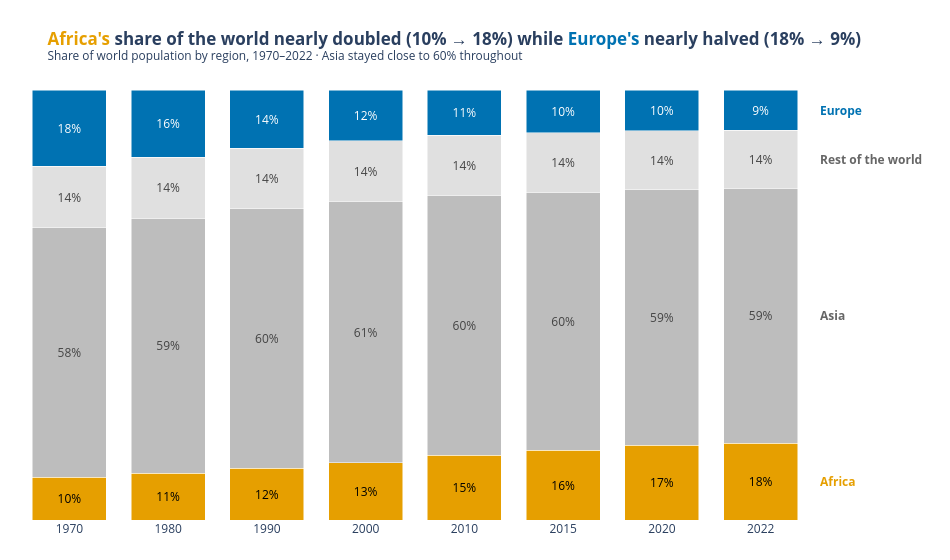

Notebook code cell kept with this figure:
### Markdown cell above
**Chart choice & justification:** *Which chart did you choose, and why? Justify design choices.

*YOUR ANSWER HERE*

### Code cell
# Q7
keep = ['Africa', 'Asia', 'Europe']
shares = (df_long.assign(Group=df_long['Continent'].where(df_long['Continent'].isin(keep),
                                                          'Rest of the world'))
                 .groupby(['Year', 'Group'], as_index=False)['Population'].sum())
shares['Share (%)'] = shares['Population'] / shares.groupby('Year')['Population'].transform('sum') * 100

s = shares.pivot(index='Year', columns='Group', values='Share (%)')

order = ['Africa', 'Asia', 'Rest of the world', 'Europe']          
colors = {'Africa': '#E69F00', 'Europe': '#0072B2',               
          'Asia': '#BDBDBD', 'Rest of the world': '#E0E0E0'}       

fig = px.bar(shares, x='Year', y='Share (%)', color='Group',
             category_orders={'Group': order},
             color_discrete_map=colors,
             text=shares['Share (%)'].map(lambda v: f'{v:.0f}%'),
             template='plotly_white',
             title=f'<b><span style="color:#E69F00">Africa\'s</span> share of the world nearly doubled '
                   f'({s.loc[1970, "Africa"]:.0f}% → {s.loc[2022, "Africa"]:.0f}%) while '
                   f'<span style="color:#0072B2">Europe\'s</span> nearly halved '
                   f'({s.loc[1970, "Europe"]:.0f}% → {s.loc[2022, "Europe"]:.0f}%)</b>'
                   f'<br><sup>Share of world population by region, 1970–2022 · '
                   f'Asia stayed close to {s["Asia"].mean():.0f}% throughout</sup>')

fig.update_traces(textposition='inside', insidetextanchor='middle', textangle=0,
                  textfont=dict(size=12),
                  hovertemplate='%{x} · %{fullData.name}: %{y:.1f}%<extra></extra>')
fig.update_traces(selector=dict(name='Africa'), textfont=dict(color='black'))
fig.update_traces(selector=dict(name='Europe'), textfont=dict(color='white'))

cum = s.loc[2022, order].cumsum()
for g in order:
    fig.add_annotation(x=1.01, xref='paper', y=cum[g] - s.loc[2022, g] / 2, text=f'<b>{g}</b>',
                       showarrow=False, xanchor='left',
                       font=dict(size=12, color=colors[g] if g in ('Africa', 'Europe') else '#666666'))

fig.update_xaxes(title=None, type='category', showgrid=False)
fig.update_yaxes(visible=False, range=[0, 100])
fig.update_layout(barmode='stack', bargap=0.25, showlegend=False,
                  width=950, height=560, margin=dict(l=20, r=140, t=90, b=40))
fig.show()

### Figure 1 — Plotly figure (JSON) as saved in the notebook; plotly's stock layout.template omitted (floating-point values rounded to 4 significant figures)
{"data": [{"hovertemplate": "%{x} · %{fullData.name}: %{y:.1f}%<extra></extra>", "insidetextanchor": "middle", "legendgroup": "Africa", "marker": {"color": "#E69F00", "pattern": {"shape": ""}}, "name": "Africa", "orientation": "v", "showlegend": true, "text": ["10%", "11%", "12%", "13%", "15%", "16%", "17%", "18%"], "textangle": 0, "textfont": {"color": "black", "size": 12}, "textposition": "inside", "type": "bar", "x": [1970, 1980, 1990, 2000, 2010, 2015, 2020, 2022], "xaxis": "x", "y": [9.893, 10.84, 12.01, 13.32, 15.11, 16.18, 17.36, 17.89], "yaxis": "y"}, {"hovertemplate": "%{x} · %{fullData.name}: %{y:.1f}%<extra></extra>", "insidetextanchor": "middle", "legendgroup": "Asia", "marker": {"color": "#BDBDBD", "pattern": {"shape": ""}}, "name": "Asia", "orientation": "v", "showlegend": true, "text": ["58%", "59%", "60%", "61%", "60%", "60%", "59%", "59%"], "textangle": 0, "textfont": {"size": 12}, "textposition": "inside", "type": "bar", "x": [1970, 1980, 1990, 2000, 2010, 2015, 2020, 2022], "xaxis": "x", "y": [58.06, 59.32, 60.41, 60.76, 60.43, 60.05, 59.48, 59.21], "yaxis": "y"}, {"hovertemplate": "%{x} · %{fullData.name}: %{y:.1f}%<extra></extra>", "insidetextanchor": "middle", "legendgroup": "Rest of the world", "marker": {"color": "#E0E0E0", "pattern": {"shape": ""}}, "name": "Rest of the world", "orientation": "v", "showlegend": true, "text": ["14%", "14%", "14%", "14%", "14%", "14%", "14%", "14%"], "textangle": 0, "textfont": {"size": 12}, "textposition": "inside", "type": "bar", "x": [1970, 1980, 1990, 2000, 2010, 2015, 2020, 2022], "xaxis": "x", "y": [14.29, 14.25, 14.02, 14.1, 13.93, 13.79, 13.65, 13.57], "yaxis": "y"}, {"hovertemplate": "%{x} · %{fullData.name}: %{y:.1f}%<extra></extra>", "insidetextanchor": "middle", "legendgroup": "Europe", "marker": {"color": "#0072B2", "pattern": {"shape": ""}}, "name": "Europe", "orientation": "v", "showlegend": true, "text": ["18%", "16%", "14%", "12%", "11%", "10%", "10%", "9%"], "textangle": 0, "textfont": {"color": "white", "size": 12}, "textposition": "inside", "type": "bar", "x": [1970, 1980, 1990, 2000, 2010, 2015, 2020, 2022], "xaxis": "x", "y": [17.76, 15.59, 13.55, 11.81, 10.53, 9.987, 9.514, 9.32], "yaxis": "y"}], "layout": {"annotations": [{"font": {"color": "#E69F00", "size": 12}, "showarrow": false, "text": "<b>Africa</b>", "x": 1.01, "xanchor": "left", "xref": "paper", "y": 8.947}, {"font": {"color": "#666666", "size": 12}, "showarrow": false, "text": "<b>Asia</b>", "x": 1.01, "xanchor": "left", "xref": "paper", "y": 47.5}, {"font": {"color": "#666666", "size": 12}, "showarrow": false, "text": "<b>Rest of the world</b>", "x": 1.01, "xanchor": "left", "xref": "paper", "y": 83.89}, {"font": {"color": "#0072B2", "size": 12}, "showarrow": false, "text": "<b>Europe</b>", "x": 1.01, "xanchor": "left", "xref": "paper", "y": 95.34}], "bargap": 0.25, "barmode": "stack", "height": 560, "legend": {"title": {"text": "Group"}, "tracegroupgap": 0}, "margin": {"b": 40, "l": 20, "r": 140, "t": 90}, "showlegend": false, "title": {"text": "<b><span style=\"color:#E69F00\">Africa's</span> share of the world nearly doubled (10% → 18%) while <span style=\"color:#0072B2\">Europe's</span> nearly halved (18% → 9%)</b><br><sup>Share of world population by region, 1970–2022 · Asia stayed close to 60% throughout</sup>"}, "width": 950, "xaxis": {"anchor": "y", "domain": [0, 1], "showgrid": false, "title": {}, "type": "category"}, "yaxis": {"anchor": "x", "domain": [0, 1], "range": [0, 100], "title": {"text": "Share (%)"}, "visible": false}}}
